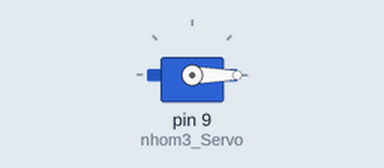
A sketch run on a simulated Arduino Uno, built with avr-gcc and run on an emulated ATmega328P. On the bench: servo.

Above: at 0.05 s.
At 1.5 s:
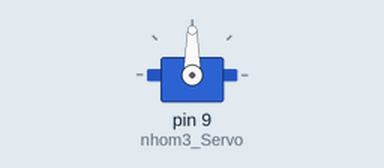
At 3.0 s:
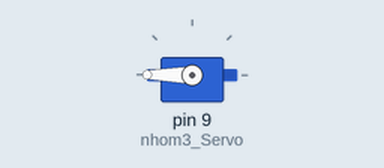
Timing chart, 0 to 6.9 s (numbered marks = the images above):
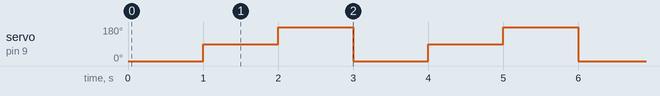

The sketch:

IOT_12CDA_NHOM_3.ino
```cpp
#include <Servo.h>
Servo nhom3_Servo ;
void setup()
{
    nhom3_Servo.attach(9);
}

void loop()
{
    nhom3_Servo.write(0);
    delay(1000);
  nhom3_Servo.write(90);
    delay(1000);
  nhom3_Servo.write(180);
    delay(1000);
}
```

Measured:
- by itself, servo on pin 9 (nhom3_Servo): repeats every 3.0 s: 180° 1.0 s, 0° 1.0 s, 90° 1.0 s
